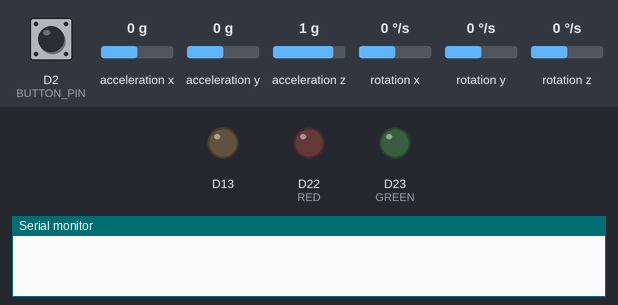
Recording of a sketch running on a simulated Arduino Nano 33 BLE. Shown: output pins drawn as LEDs (lit = HIGH), the last lines printed to the serial monitor. The test bench sets the inputs (shaded band); at power-on: D2 (BUTTON_PIN) LOW, acceleration x 0 g, acceleration y 0 g, acceleration z 1 g, rotation x 0 °/s, rotation y 0 °/s, rotation z 0 °/s.

Above: at 1.2 s.
1.3 s: D2 (BUTTON_PIN) pulled HIGH for 0.15 s
At 2.6 s:
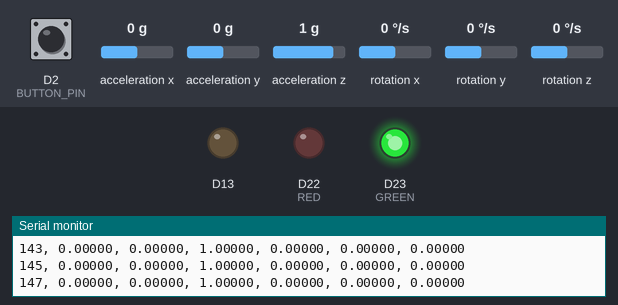
2.9 s: D2 (BUTTON_PIN) pulled HIGH for 3.2 s
At 3.4 s:
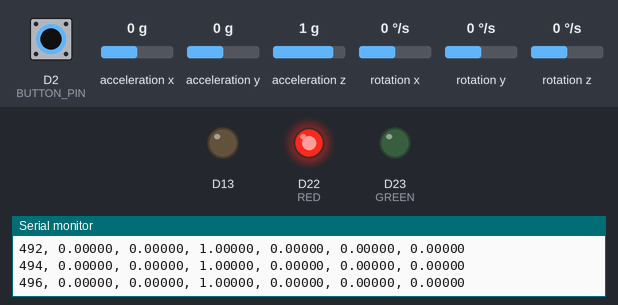
Timing chart, 0 to 7.6 s (numbered marks = the images above; inputs shaded):
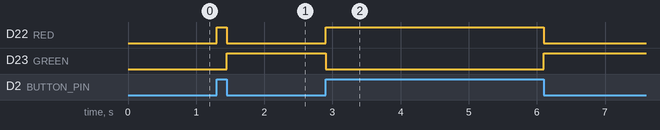

The sketch:

Time_and_Acceleration_Data_Collection.ino
```cpp
// Much Credit to Miguelcmaramara on Github for this code!

/**
 * Libraries and outside files
 */
#include <Arduino_LSM9DS1.h>


#define GREEN 23
#define RED 22
unsigned int numData = 0;
const unsigned int INPUT_LENGTH = 5000;
const unsigned int INPUT_TIME = 50000;
const unsigned int BUTTON_PIN = 2;
unsigned long t = 0;
unsigned long curr_t = 0;

float ax; float ay; float az;
float gx; float gy; float gz;

// float xIn [INPUT_LENGTH]; //Takes from IMU assigns to array
// float yIn [INPUT_LENGTH];
// float zIn [INPUT_LENGTH];
// float tIn [INPUT_LENGTH];
// float gx [INPUT_LENGTH]; //gyroscope data from IMU assigns to array
// float gy [INPUT_LENGTH];
// float gz [INPUT_LENGTH];
int delayTime = 1;

int counter = 0;
bool elapsed = false;
/*****************************************
 * SETUP
 ****************************************/
void setup() {
  // don't miss serial output
  Serial.begin(9600);

  pinMode(BUTTON_PIN, INPUT);
  pinMode(13, OUTPUT);

  pinMode(RED, OUTPUT);
  pinMode(GREEN, OUTPUT);

  // Begin IMU
  if(!IMU.begin()){
    Serial.print("IMU failed to initialize");
  }

}

void loop() {
  if(digitalRead(BUTTON_PIN) == HIGH && IMU.accelerationAvailable() && IMU.gyroscopeAvailable() && curr_t < INPUT_TIME){
    //Serial.println("in switch loop");
    Serial.print("Time");
    Serial.print(", ");
    Serial.print("Ax");
    Serial.print(", ");
    Serial.print("Ay");
    Serial.print(", ");
    Serial.print("Az");
    Serial.print(", ");
    Serial.print("Gx");
    Serial.print(", ");
    Serial.print("Gy");
    Serial.print(", ");
    Serial.println("Gz");
    t = millis();
    // numData = 0;
    while(digitalRead(BUTTON_PIN) == HIGH && curr_t < INPUT_TIME){

      //digitalWrite(13, HIGH);
      digitalWrite(RED, HIGH);
      digitalWrite(GREEN, LOW);

      //Data collection
      // IMU.readAcceleration(xIn[numData],yIn[numData],zIn[numData]);
      // IMU.readGyroscope(gx[numData], gy[numData], gz[numData]);
      // counter +=1;

      IMU.readAcceleration(ax,ay,az);
      IMU.readGyroscope(gx, gy, gz);

      curr_t = millis() -t;
      Serial.print(curr_t);
      Serial.print(", ");
      Serial.print(ax, 5);
      Serial.print(", ");
      Serial.print(ay, 5);
      Serial.print(", ");
      Serial.print(az, 5);
      Serial.print(", ");
      Serial.print(gx, 5);
      Serial.print(", ");
      Serial.print(gy, 5);
      Serial.print(", ");
      Serial.println(gz, 5);

      //prints out x, y, z, values in each row due to Serial.print() function constraints
      // Serial.print(millis() - t);
      // Serial.print(", ");
      // Serial.print(xIn[numData], 5);
      // Serial.print(", ");
      // Serial.print(yIn[numData], 5);
      // Serial.print(", ");
      // Serial.print(zIn[numData], 5);
      // Serial.print(", ");
      // Serial.print(gx[numData], 5);
      // Serial.print(", ");
      // Serial.print(gy[numData], 5);
      // Serial.print(", ");
      // Serial.println(gz[numData], 5);

      // tIn[numData] = (float) (millis()-t);

      //check if desired time of recording has passed
      // if (tIn[numData] >= INPUT_TIME){elapsed = true; break;}

      // numData++;
      delay(delayTime);

    }
    digitalWrite(GREEN, HIGH);
    digitalWrite(RED, LOW);

  //   for(int i = 0; i < counter; i++ ){
  //     Serial.print(tIn[i]);
  //     Serial.print(", ");
  //     Serial.print(xIn[i], 4);
  //     Serial.print(", ");
  //     Serial.print(yIn[i], 4);
  //     Serial.print(", ");
  //     Serial.print(zIn[i], 4);
  //     Serial.print(", ");
  //     Serial.print(gx[i], 4);
  //     Serial.print(", ");
  //     Serial.print(gy[i], 4);
  //     Serial.print(", ");
  //     Serial.println(gz[i], 4);
  // }

  }


  delay(delayTime);

}
```

Measured:
- after the input at 1.3 s, D22 (RED): LOW → HIGH at once, → LOW 0.15 s later; D23 (GREEN): LOW → HIGH after 0.15 s
- after the input at 2.9 s, D22 (RED): LOW → HIGH at once, → LOW 3.2 s later; D23 (GREEN): HIGH → LOW at once, → HIGH 3.2 s later
